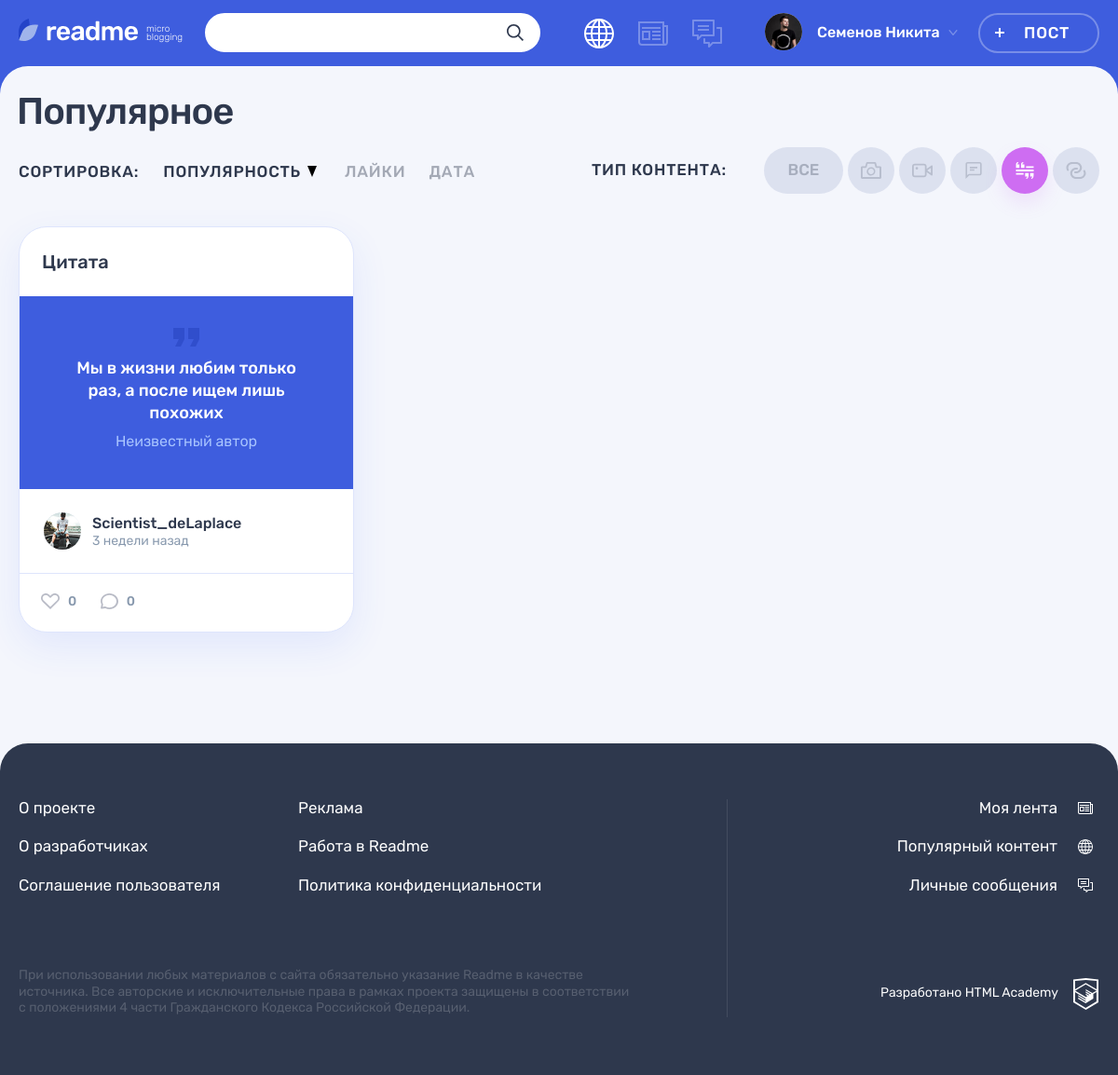
The page /index.php?contype_id=4 on the database its author committed.
### tables this page shows
CREATE TABLE content_types (
  id INT AUTO_INCREMENT PRIMARY KEY,
  type_title CHAR(8),
  class_icon CHAR(8),
  alias VARCHAR(8)
);

CREATE TABLE posts (
  id INT AUTO_INCREMENT PRIMARY KEY,
  creation_date DATETIME,
  title VARCHAR(64) NOT NULL,
  text TEXT,
  quote_author VARCHAR(64),
  img VARCHAR(255),
  video VARCHAR(255),
  link VARCHAR(255),
  view_count INT,
  user_id INT,
  content_types_id INT
);

CREATE TABLE users (
  id INT AUTO_INCREMENT PRIMARY KEY,
  registration_date DATETIME,
  email VARCHAR(320) NOT NULL,
  login VARCHAR(255) NOT NULL,
  password CHAR(64) NOT NULL,
  avatar VARCHAR(255)
);

### helpers.php (called while the page is built, shortened)
<?php
function get_noun_plural_form(int $number, string $one, string $two, string $many): string
{
    $number = (int)$number;
    $mod10 = $number % 10;
    $mod100 = $number % 100;
    switch (true) {
        case ($mod100 >= 11 && $mod100 <= 20):
            return $many;
        case ($mod10 >= 2 && $mod10 <= 4):
            return $two;
    }
}
function include_template($name, array $data = [])
{
    $name = 'templates/' . $name;
    extract($data);
    require $name;
    $result = ob_get_clean();
    return $result;
}

### uploads/utils.php (called while the page is built, shortened)
<?php
function post_date($date_str, $back) {
    $date = date_create($date_str);
    $date_format_str = date_format($date, 'Y-m-d H:i');
    $cur_date = date_create('now');
    $diff = date_diff($date, $cur_date);
    $diff_count_i = date_interval_format($diff, "%i");
    $diff_count_h = date_interval_format($diff, "%h");
    $diff_count_d = date_interval_format($diff, "%d");
    $diff_count_m = date_interval_format($diff, "%m");
    $rel_date = 0;
    if ($diff_count_i > 0 && $diff_count_i  < 60) {
        $rel_date = $diff_count_i . get_noun_plural_form($diff_count_i, ' минута ', ' минуты ', ' минут ') . $back;
    }
    if ($diff_count_h >= 1 && $diff_count_h  < 24) {
        $rel_date = $diff_count_h . get_noun_plural_form($diff_count_h, ' час ', ' часа ', ' часов ') . $back;
    }
    if ($diff_count_d >= 7 && $diff_count_d < 30) {
        $rel_date = floor($diff_count_d / 7) . get_noun_plural_form(floor($diff_count_d / 7), ' неделю ', ' недели ', ' недель ') . $back;
    }
    return [$date_format_str, $rel_date];
}
function get_db($sql_query) {
    $result = mysqli_query(require 'db.php', $sql_query);
    $array = mysqli_fetch_all($result, MYSQLI_ASSOC);
    return($array);
}
function get_posts_from_db($sorting, $sort_type, $limit, $filter_id) {
    if ($filter_id != NULL) {
    $query = sprintf("SELECT posts.id, users.login, users.avatar, content_types.type_title, content_types.alias, creation_date, posts.title, text, quote_author, img, video, link, view_count, user_id, content_types_id
FROM posts
INNER JOIN content_types ON posts.content_types_id = content_types.id
INNER JOIN users ON posts.user_id = users.id
WHERE content_types.id = %d
ORDER BY %s %s LIMIT %d",  $filter_id, $sorting, $sort_type, $limit);
    }
    $array = get_db($query);
    return($array);
}
function get_types_from_db() {
    $query = "SELECT type_title, class_icon, alias FROM content_types";
    $array = get_db($query);
    return($array);
}
function get_post_css_class($alias) {
    switch ($alias !== '') {
        case ($alias === 'quote'):
            return 'post-quote';
    }
}
function get_button_css_class($type_alias) {
    switch ($type_alias !== '') {
        case ($type_alias === 'photo'):
            $filters__button = 'filters__button--photo';
            break;
        case ($type_alias === 'video'):
            $filters__button = 'filters__button--video';
            break;
        case ($type_alias === 'text'):
            $filters__button = 'filters__button--text';
            break;
        case ($type_alias === 'quote'):
            $filters__button = 'filters__button--quote';
            break;
        case ($type_alias === 'link'):
            $filters__button = 'filters__button--link';
            break;
    }
    return $filters__button;
}
function get_id_for_content_type($type_alias) {
    switch ($type_alias !== '') {
        case ($type_alias === 'photo'):
            $id = 1;
            break;
        case ($type_alias === 'video'):
            $id = 2;
            break;
        case ($type_alias === 'text'):
            $id = 3;
            break;
        case ($type_alias === 'quote'):
            $id = 4;
            break;
        case ($type_alias === 'link'):
            $id = 5;
            break;
    }
    return $id;
}
function is_button_active($url_id, $type_id) {
    $button_active = '';
    if ($url_id == $type_id) {
        $button_active = 'filters__button--active';
    }
    return $button_active;
}
function get_link_for_type_button($type_id) {
    $link = sprintf('index.php?contype_id=%d',$type_id);
    return $link;
}
function get_link_for_post($post_id) {
    $link = sprintf('post.php?id=%d',$post_id);
    return $link;
}

### db.php (called while the page is built, shortened)
<?php
$con = mysqli_connect("127.0.0.1", "root", "", "2025455-readme-12");
mysqli_set_charset($con, "utf8");
return $con;

### templates/main.php (the view, shortened to what this page needs)
<div class="container">
        <h1 class="page__title page__title--popular">Популярное</h1>
    </div>
    <div class="popular container">
        <div class="popular__filters-wrapper">
            <div class="popular__sorting sorting">
                <b class="popular__sorting-caption sorting__caption">Сортировка:</b>
                <ul class="popular__sorting-list sorting__list">
                    <li class="sorting__item sorting__item--popular">
                        <a class="sorting__link sorting__link--active" href="#">
                            <span>Популярность</span>
                            <svg class="sorting__icon" width="10" height="12">
                                <use xlink:href="#icon-sort"></use>
                            </svg>
                        </a>
                    </li>
                    <li class="sorting__item">
                        <a class="sorting__link" href="#">
                            <span>Лайки</span>
                        </a>
                    </li>
                    <li class="sorting__item">
                        <a class="sorting__link" href="#">
                            <span>Дата</span>
                        </a>
                    </li>
                </ul>
            </div>
            <div class="popular__filters filters">
                <b class="popular__filters-caption filters__caption">Тип контента:</b>
                <ul class="popular__filters-list filters__list">
                    <li class="popular__filters-item popular__filters-item--all filters__item filters__item--all">
                        <a class="filters__button filters__button--ellipse filters__button--all <?=($contype_id == '') ? 'filters__button--active' : ''?>" href="index.php">
                            <span>Все</span>
                        </a>
                    </li>
                    <?php foreach ($types as $type): ?>
                    <?php $id = get_id_for_content_type($type['alias'])?>
                    <li class="popular__filters-item filters__item">
                        <a class="filters__button <?=get_button_css_class($type['alias'])?> button <?=is_button_active($contype_id, $id)?>" href=<?=get_link_for_type_button($id)?>>
                            <svg class="filters__icon" width="22" height="18">
                                <use xlink:href="<?=get_button_icon_url($type['alias'])?>"></use>
                            </svg>
                        </a>
                    </li>
                    <?php endforeach; ?>
                </ul>
            </div>
        </div>
        <div class="popular__posts">
            <?php foreach ($posts as $index=>$post): ?>
                <?php $css_class = get_post_css_class($post['alias']); ?>
                <article class="popular__post post <?=$css_class?>">
                    <header class="post__header">
                        <h2><a href="<?=get_link_for_post($post['id'])?>"><?=htmlspecialchars($post['title'])?></a></h2>
                    </header>
                    <div class="post__main">
                        <?php if ($post['type_title'] === 'Цитата'): ?>
                            <blockquote>
                                <p>
                                    <?= htmlspecialchars($post['text']) ?>
                                </p>
                                <cite><?= htmlspecialchars($post['quote_author']) ?></cite>
                            </blockquote>
                        <?php elseif ($post['type_title'] === 'Картинка'): ?>
                            <div class="post-photo__image-wrapper">
                                <img src="img/<?= htmlspecialchars($post['img']) ?>" alt="Фото от пользователя" width="360" height="240">
                            </div>
                        <?php endif; ?>
                    </div>
                    <footer class="post__footer">
                        <div class="post__author">
                            <a class="post__author-link" href="#" title="Автор">
                                <div class="post__avatar-wrapper">
                                    <img class="post__author-avatar" src="img/<?= $post['avatar'] ?>" alt="Аватар пользователя">
                                </div>
                                <div class="post__info">
                                    <b class="post__author-name"><?= htmlspecialchars($post['login']) ?></b>
                                    <?php $date = $post['creation_date'];
                                    [$formatted_date, $relative_date] = post_date($date, 'назад'); ?>
                                    <time class="post__time" datetime="<?=$date?>" title="<?=$formatted_date?>"><?=$relative_date?></time>
                                </div>
                            </a>
                        </div>
                        <div class="post__indicators">
                            <div class="post__buttons">
                                <a class="post__indicator post__indicator--likes button" href="#" title="Лайк">
                                    <svg class="post__indicator-icon" width="20" height="17">
                                        <use xlink:href="#icon-heart"></use>
                                    </svg>
                                    <span>0</span>
                                </a>
                                <a class="post__indicator post__indicator--comments button" href="#" title="Комментарии">
                                    <svg class="post__indicator-icon" width="19" height="17">
                                        <use xlink:href="#icon-comment"></use>
                                    </svg>
                                    <span>0</span>
                                </a>
                            </div>
                        </div>
                    </footer>
                </article>
            <?php endforeach; ?>
        </div>
    </div>

### rows shown on the page
posts: title "Цитата", text "Мы в жизни любим только раз, а после ищем лишь похожих", quote_author "Неизвестный автор", user.avatar (picture), user.login "Scientist_deLaplace", relative_date "3 недели назад"

### other values the page prints
$user_name "Семенов Никита"
